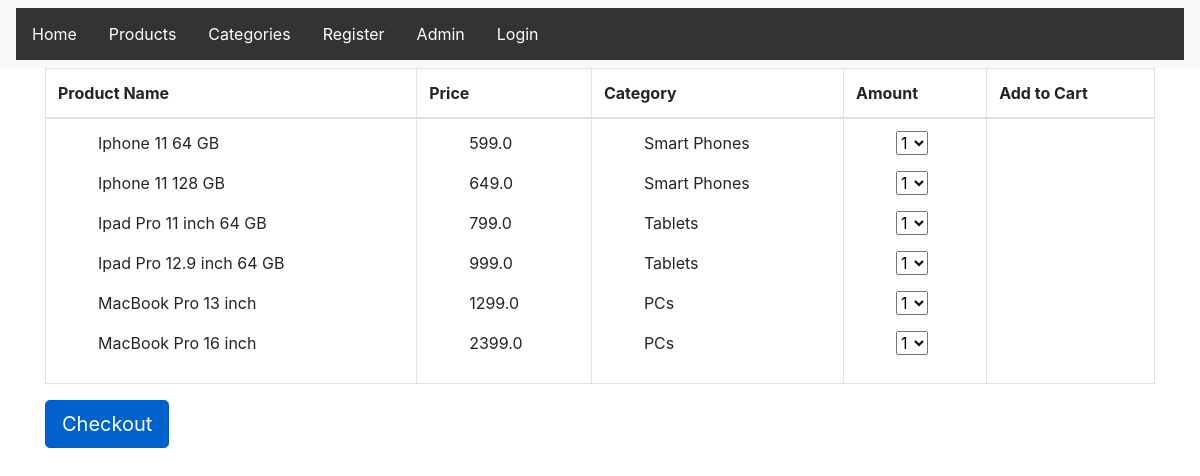
/core/, run on the app's committed database.
### core/models.py (models this page shows, shortened)
class Product(models.Model):
    name = models.CharField(max_length=50)
    price_ht = models.FloatField()
    category = models.ForeignKey("core.Category", on_delete=models.CASCADE, related_name='products')
    TVA_AMOUNT = 0.0725

class Category(models.Model):
    name = models.CharField(max_length=50)
    description = models.TextField(max_length=100)
    def __str__(self):
        return self.name

### core/views.py (the view)
class ProductListView(ListView):
    context_object_name = 'products'
    model = Product
    template_name = "core/product_list.html"

### core/templates/core/product_list.html (shortened to what this page needs)
{% extends "core/core_base.html"%}
{% load staticfiles%}
{% block body_block%}
  <form method="get">
    <div>
      <table class="table table-bordered" style="width:100%">
        <thead>
          <th scope="col">Product Name</th>
          <th scope="col">Price</th>
          <th scope="col">Category</th>
          <th scope="col">Amount</th>
          <th scope= "col">Add to Cart</th>
        </thead>
        <tbody>
          <tr>
            <td>
              <ul>
                {% for product in products %}
                  <p>{{product.name}} </p>
                {% endfor %}
              </ul>
            </td>
            <td>
              <ul>
                {% for product in products %}
                  <p>{{product.price_ht}} </p>
                {% endfor %}
              </ul>
            </td>
            <td>
              <ul>
                {% for product in products %}
                  <p>{{product.category}} </p>
                {% endfor %}
              </ul>
            </td>
            <td>
              {% for product in products %}
              <ul>
                <select  name="amount">
                  <option value="total1">1</option>
                </select>
              </ul>
              {% endfor %}
            </td>
            <td>
            </td>
          </tr>
      </tbody>
    </table>
    <a href="{% url 'core:order_summary' %}" class="btn btn-primary btn-lg active" role="button" aria-pressed="true">Checkout</a>
    </div>
  </form>
{% endblock %}

### core/templates/core/core_base.html (shortened to what this page needs)
<!DOCTYPE html>
{% load staticfiles%}
<html lang="en" dir="ltr">
<head>
  <link rel="stylesheet" href="https://stackpath.bootstrapcdn.com/bootstrap/4.1.3/css/bootstrap.min.css">
  <link rel="stylesheet" href="{% static "css/shopping_cart.css"%}"/>
</head>
<body>
  <nav class="navbar navbar-expand-sm bg-light">
      <ul class="nav navbar-nav">
        <li class="active">
          <a  href="{% url 'index'%}"> Home </a>
        </li>
        <li class="nav-item">
          <a  href="{% url 'core:list'%}"> Products </a>
        </li>
        <li class="nav-item">
          <a  href="{% url 'core:category_list'%}"> Categories </a>
        </li>
        <li class="nav-item">
          <a href="{% url 'core:register'%}"> Register </a>
        </li>
        <li class="nav-item">
          <a href="{% url 'admin:index'%}"> Admin </a>
        </li>
        {% if user.is_authenticated %}
          <li><a class="navbar-link" href="{%url 'core:logout'%}">Logout</a></li>
        {% else %}
            <li><a class="navbar-link" href="{%url 'core:user_login'%}">Login</a></li>
        {% endif %}
      </ul>
  </nav>
  <div class="container">
    {% block body_block%}
    {% endblock %}
  </div>
</body>
</html>

### static/css/shopping_cart.css (style rules this page uses)
nav ul { list-style-type: none; margin: 0; padding: 0; width: 100%; color: blue; background-color: #333; }
li { float: left; }
li a { display: grid; color: white; text-align: center; padding: 14px 16px; text-decoration: none; }
nav { margin: 0; }
body { margin: 0px; background-color: none; }
table { border-collapse: collapse; width: 100%; }
th, td { text-align: left; padding: 8px; }

### data on the page
Product: name "Iphone 11 64 GB", price_ht "599.0", category "Smart Phones"
Product: name "Iphone 11 128 GB", price_ht "649.0", category "Smart Phones"
Product: name "Ipad Pro 11 inch 64 GB", price_ht "799.0", category "Tablets"
Product: name "Ipad Pro 12.9 inch 64 GB", price_ht "999.0", category "Tablets"
Product: name "MacBook Pro 13 inch", price_ht "1299.0", category "PCs"
Product: name "MacBook Pro 16 inch", price_ht "2399.0", category "PCs"
